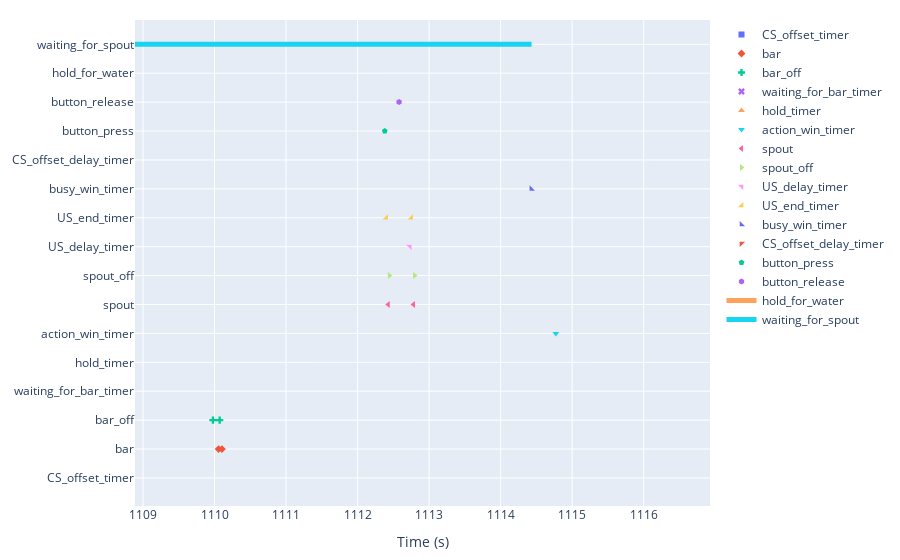

Here is the notebook cell this chart was saved with:
### Markdown cell above
# Event plots

### Code cell
# state_def = [{'name': 'hold_for_water', 
#                   'onset': 'hold_for_water', 'offset': 'waiting_for_spout'},
#             {'name': 'waiting_for_spout', 
#                  'onset': 'waiting_for_spout', 'offset': 'busy_win'},
#             {'name': 'busy_win', 
#                  'onset': 'busy_win', 'offset': 'break_after_water'},
#             {'name': 'break_after_water', 
#                  'onset': 'break_after_water',    'offset': 'waiting_for_bar'},
#             {'name': 'break_after_no_water', 
#                  'onset': 'break_after_no_water', 'offset': 'waiting_for_bar'}]

state_def = [
            {'name': 'hold_for_water', 
                 'onset': 'hold_for_water', 'offset': 'waiting_for_spout'},
            {'name': 'waiting_for_spout', 
                 'onset': 'waiting_for_spout', 'offset': 'break_after_trial'}]

df2plot = df_events[~df_events.event_name.str.contains('Print@') ]# remove all print statement

keys = df2plot.event_name.unique()
keys = keys[keys!='state_change']

plot_session(df2plot, keys, state_def)

### Figure 1 — Plotly figure (JSON) as saved in the notebook; plotly's stock layout.template omitted (floating-point values rounded to 4 significant figures; data arrays with more than 128 entries replaced by an {"elided": "..."} marker saying what was removed)
{"data": [{"marker": {"symbol": "square"}, "mode": "markers", "name": "CS_offset_timer", "type": "scatter", "x": [2], "y": ["CS_offset_timer"]}, {"marker": {"symbol": "diamond"}, "mode": "markers", "name": "bar", "type": "scatter", "x": {"elided": "403 float values"}, "y": {"elided": "403 str values"}}, {"marker": {"symbol": "cross"}, "mode": "markers", "name": "bar_off", "type": "scatter", "x": {"elided": "402 float values"}, "y": {"elided": "402 str values"}}, {"marker": {"symbol": "x"}, "mode": "markers", "name": "waiting_for_bar_timer", "type": "scatter", "x": {"elided": "158 float values"}, "y": {"elided": "158 str values"}}, {"marker": {"symbol": "triangle-up"}, "mode": "markers", "name": "hold_timer", "type": "scatter", "x": [24.13, 43.92, 59.48, 77.63, 94.71, 107.1, 449.1, 464.1, 482.5, 509.7, 540.2, 560.4, 648.8, 665.9, 683.3, 699.8, 714.9, 727.0, 740.3, 752.5, 768.1, 774.9, 788.9, 806.2, 818.7, 823.7, 837.3, 856.7, 874.2, 891.7, 906.5, 924.7, 941.8, 958.8, 976.5, 993.1, 1009.0, 1025.0, 1044.0, 1059.0, 1075.0, 1092.0, 1109.0, 1126.0, 1144.0, 1162.0, 1174.0, 1190.0, 1213.0, 1240.0, 1254.0, 1270.0, 1284.0, 1300.0, 1335.0, 1340.0, 1355.0, 1369.0, 1384.0, 1404.0, 1422.0, 1438.0, 1453.0, 1468.0, 1486.0, 1505.0, 1521.0, 1538.0, 1552.0, 1570.0, 1588.0, 1604.0, 1622.0, 1638.0, 1653.0, 1664.0, 1678.0, 1695.0, 1712.0, 1729.0, 1746.0, 1762.0, 1777.0, 1795.0, 1809.0, 1826.0, 1831.0, 1849.0, 1865.0, 1881.0, 1897.0, 1912.0, 1927.0, 1943.0, 1958.0, 1974.0, 1989.0, 2006.0, 2022.0, 2036.0, 2052.0], "y": ["hold_timer", "hold_timer", "hold_timer", "hold_timer", "hold_timer", "hold_timer", "hold_timer", "hold_timer", "hold_timer", "hold_timer", "hold_timer", "hold_timer", "hold_timer", "hold_timer", "hold_timer", "hold_timer", "hold_timer", "hold_timer", "hold_timer", "hold_timer", "hold_timer", "hold_timer", "hold_timer", "hold_timer", "hold_timer", "hold_timer", "hold_timer", "hold_timer", "hold_timer", "hold_timer", "hold_timer", "hold_timer", "hold_timer", "hold_timer", "hold_timer", "hold_timer", "hold_timer", "hold_timer", "hold_timer", "hold_timer", "hold_timer", "hold_timer", "hold_timer", "hold_timer", "hold_timer", "hold_timer", "hold_timer", "hold_timer", "hold_timer", "hold_timer", "hold_timer", "hold_timer", "hold_timer", "hold_timer", "hold_timer", "hold_timer", "hold_timer", "hold_timer", "hold_timer", "hold_timer", "hold_timer", "hold_timer", "hold_timer", "hold_timer", "hold_timer", "hold_timer", "hold_timer", "hold_timer", "hold_timer", "hold_timer", "hold_timer", "hold_timer", "hold_timer", "hold_timer", "hold_timer", "hold_timer", "hold_timer", "hold_timer", "hold_timer", "hold_timer", "hold_timer", "hold_timer", "hold_timer", "hold_timer", "hold_timer", "hold_timer", "hold_timer", "hold_timer", "hold_timer", "hold_timer", "hold_timer", "hold_timer", "hold_timer", "hold_timer", "hold_timer", "hold_timer", "hold_timer", "hold_timer", "hold_timer", "hold_timer", "hold_timer"]}, {"marker": {"symbol": "triangle-down"}, "mode": "markers", "name": "action_win_timer", "type": "scatter", "x": [30.13, 49.92, 65.47, 83.63, 100.7, 455.1, 470.1, 488.5, 515.7, 546.2, 654.8, 671.9, 689.3, 705.8, 720.9, 733.0, 746.3, 758.5, 780.9, 794.9, 812.2, 829.7, 843.3, 862.7, 880.2, 897.7, 912.5, 930.7, 947.8, 964.8, 982.5, 999.1, 1015.0, 1031.0, 1050.0, 1065.0, 1081.0, 1098.0, 1115.0, 1132.0, 1150.0, 1168.0, 1180.0, 1196.0, 1219.0, 1246.0, 1276.0, 1290.0, 1306.0, 1346.0, 1361.0, 1375.0, 1390.0, 1410.0, 1428.0, 1444.0, 1459.0, 1474.0, 1492.0, 1511.0, 1527.0, 1544.0, 1558.0, 1576.0, 1594.0, 1610.0, 1628.0, 1644.0, 1659.0, 1670.0, 1684.0, 1701.0, 1718.0, 1735.0, 1752.0, 1768.0, 1783.0, 1801.0, 1815.0, 1837.0, 1855.0, 1871.0, 1887.0, 1903.0, 1918.0, 1933.0, 1949.0, 1964.0, 1980.0, 1995.0, 2012.0, 2028.0, 2042.0, 2058.0], "y": ["action_win_timer", "action_win_timer", "action_win_timer", "action_win_timer", "action_win_timer", "action_win_timer", "action_win_timer", "action_win_timer", "action_win_timer", "action_win_timer", "action_win_timer", "action_win_timer", "action_win_timer", "action_win_timer", "action_win_timer", "action_win_timer", "action_win_timer", "action_win_timer", "action_win_timer", "action_win_timer", "action_win_timer", "action_win_timer", "action_win_timer", "action_win_timer", "action_win_timer", "action_win_timer", "action_win_timer", "action_win_timer", "action_win_timer", "action_win_timer", "action_win_timer", "action_win_timer", "action_win_timer", "action_win_timer", "action_win_timer", "action_win_timer", "action_win_timer", "action_win_timer", "action_win_timer", "action_win_timer", "action_win_timer", "action_win_timer", "action_win_timer", "action_win_timer", "action_win_timer", "action_win_timer", "action_win_timer", "action_win_timer", "action_win_timer", "action_win_timer", "action_win_timer", "action_win_timer", "action_win_timer", "action_win_timer", "action_win_timer", "action_win_timer", "action_win_timer", "action_win_timer", "action_win_timer", "action_win_timer", "action_win_timer", "action_win_timer", "action_win_timer", "action_win_timer", "action_win_timer", "action_win_timer", "action_win_timer", "action_win_timer", "action_win_timer", "action_win_timer", "action_win_timer", "action_win_timer", "action_win_timer", "action_win_timer", "action_win_timer", "action_win_timer", "action_win_timer", "action_win_timer", "action_win_timer", "action_win_timer", "action_win_timer", "action_win_timer", "action_win_timer", "action_win_timer", "action_win_timer", "action_win_timer", "action_win_timer", "action_win_timer", "action_win_timer", "action_win_timer", "action_win_timer", "action_win_timer", "action_win_timer", "action_win_timer"]}, {"marker": {"symbol": "triangle-left"}, "mode": "markers", "name": "spout", "type": "scatter", "x": {"elided": "390 float values"}, "y": {"elided": "390 str values"}}, {"marker": {"symbol": "triangle-right"}, "mode": "markers", "name": "spout_off", "type": "scatter", "x": {"elided": "391 float values"}, "y": {"elided": "391 str values"}}, {"marker": {"symbol": "triangle-ne"}, "mode": "markers", "name": "US_delay_timer", "type": "scatter", "x": [78.01, 79.07, 95.86, 96.28, 96.8, 108.1, 108.6, 108.9, 484.3, 484.4, 484.8, 514.0, 514.2, 717.0, 717.2, 730.9, 730.9, 740.8, 740.8, 777.4, 778.1, 808.1, 826.5, 858.7, 895.1, 926.4, 946.4, 1031.0, 1113.0, 1164.0, 1164.0, 1192.0, 1192.0, 1216.0, 1216.0, 1243.0, 1244.0, 1273.0, 1287.0, 1287.0, 1300.0, 1301.0, 1358.0, 1359.0, 1474.0, 1475.0, 1475.0, 1540.0, 1541.0, 1541.0, 1654.0, 1655.0, 1655.0, 1702.0, 1702.0, 1799.0, 1800.0, 1814.0, 1868.0, 1869.0, 1869.0, 1915.0, 2026.0, 2026.0, 2026.0], "y": ["US_delay_timer", "US_delay_timer", "US_delay_timer", "US_delay_timer", "US_delay_timer", "US_delay_timer", "US_delay_timer", "US_delay_timer", "US_delay_timer", "US_delay_timer", "US_delay_timer", "US_delay_timer", "US_delay_timer", "US_delay_timer", "US_delay_timer", "US_delay_timer", "US_delay_timer", "US_delay_timer", "US_delay_timer", "US_delay_timer", "US_delay_timer", "US_delay_timer", "US_delay_timer", "US_delay_timer", "US_delay_timer", "US_delay_timer", "US_delay_timer", "US_delay_timer", "US_delay_timer", "US_delay_timer", "US_delay_timer", "US_delay_timer", "US_delay_timer", "US_delay_timer", "US_delay_timer", "US_delay_timer", "US_delay_timer", "US_delay_timer", "US_delay_timer", "US_delay_timer", "US_delay_timer", "US_delay_timer", "US_delay_timer", "US_delay_timer", "US_delay_timer", "US_delay_timer", "US_delay_timer", "US_delay_timer", "US_delay_timer", "US_delay_timer", "US_delay_timer", "US_delay_timer", "US_delay_timer", "US_delay_timer", "US_delay_timer", "US_delay_timer", "US_delay_timer", "US_delay_timer", "US_delay_timer", "US_delay_timer", "US_delay_timer", "US_delay_timer", "US_delay_timer", "US_delay_timer", "US_delay_timer"]}, {"marker": {"symbol": "triangle-se"}, "mode": "markers", "name": "US_end_timer", "type": "scatter", "x": [78.03, 79.08, 95.88, 96.3, 96.82, 108.1, 108.6, 108.9, 473.6, 484.4, 484.4, 484.8, 514.0, 514.2, 705.7, 716.9, 717.0, 717.2, 730.9, 730.9, 740.8, 740.8, 777.4, 778.1, 808.1, 826.5, 858.8, 894.7, 895.1, 926.4, 946.4, 1031.0, 1112.0, 1113.0, 1164.0, 1164.0, 1192.0, 1192.0, 1216.0, 1216.0, 1243.0, 1244.0, 1273.0, 1287.0, 1287.0, 1300.0, 1301.0, 1358.0, 1359.0, 1376.0, 1474.0, 1475.0, 1475.0, 1540.0, 1541.0, 1541.0, 1654.0, 1655.0, 1655.0, 1667.0, 1701.0, 1702.0, 1702.0, 1799.0, 1800.0, 1814.0, 1868.0, 1869.0, 1869.0, 1916.0, 2026.0, 2026.0, 2026.0], "y": ["US_end_timer", "US_end_timer", "US_end_timer", "US_end_timer", "US_end_timer", "US_end_timer", "US_end_timer", "US_end_timer", "US_end_timer", "US_end_timer", "US_end_timer", "US_end_timer", "US_end_timer", "US_end_timer", "US_end_timer", "US_end_timer", "US_end_timer", "US_end_timer", "US_end_timer", "US_end_timer", "US_end_timer", "US_end_timer", "US_end_timer", "US_end_timer", "US_end_timer", "US_end_timer", "US_end_timer", "US_end_timer", "US_end_timer", "US_end_timer", "US_end_timer", "US_end_timer", "US_end_timer", "US_end_timer", "US_end_timer", "US_end_timer", "US_end_timer", "US_end_timer", "US_end_timer", "US_end_timer", "US_end_timer", "US_end_timer", "US_end_timer", "US_end_timer", "US_end_timer", "US_end_timer", "US_end_timer", "US_end_timer", "US_end_timer", "US_end_timer", "US_end_timer", "US_end_timer", "US_end_timer", "US_end_timer", "US_end_timer", "US_end_timer", "US_end_timer", "US_end_timer", "US_end_timer", "US_end_timer", "US_end_timer", "US_end_timer", "US_end_timer", "US_end_timer", "US_end_timer", "US_end_timer", "US_end_timer", "US_end_timer", "US_end_timer", "US_end_timer", "US_end_timer", "US_end_timer", "US_end_timer"]}, {"marker": {"symbol": "triangle-sw"}, "mode": "markers", "name": "busy_win_timer", "type": "scatter", "x": [79.81, 809.8, 828.2, 860.4, 896.8, 928.1, 948.1, 1032.0, 1114.0, 1245.0, 1274.0, 1541.0, 1655.0, 1703.0, 1800.0, 1816.0, 1917.0], "y": ["busy_win_timer", "busy_win_timer", "busy_win_timer", "busy_win_timer", "busy_win_timer", "busy_win_timer", "busy_win_timer", "busy_win_timer", "busy_win_timer", "busy_win_timer", "busy_win_timer", "busy_win_timer", "busy_win_timer", "busy_win_timer", "busy_win_timer", "busy_win_timer", "busy_win_timer"]}, {"marker": {"symbol": "triangle-nw"}, "mode": "markers", "name": "CS_offset_delay_timer", "type": "scatter", "x": [97.3, 109.4, 485.3, 514.7, 717.7, 731.4, 741.3, 778.6, 1165.0, 1193.0, 1216.0, 1288.0, 1301.0, 1359.0, 1476.0, 1870.0, 2026.0], "y": ["CS_offset_delay_timer", "CS_offset_delay_timer", "CS_offset_delay_timer", "CS_offset_delay_timer", "CS_offset_delay_timer", "CS_offset_delay_timer", "CS_offset_delay_timer", "CS_offset_delay_timer", "CS_offset_delay_timer", "CS_offset_delay_timer", "CS_offset_delay_timer", "CS_offset_delay_timer", "CS_offset_delay_timer", "CS_offset_delay_timer", "CS_offset_delay_timer", "CS_offset_delay_timer", "CS_offset_delay_timer"]}, {"marker": {"symbol": "pentagon"}, "mode": "markers", "name": "button_press", "type": "scatter", "x": [473.6, 705.7, 716.8, 894.6, 1112.0, 1376.0, 1667.0, 1701.0], "y": ["button_press", "button_press", "button_press", "button_press", "button_press", "button_press", "button_press", "button_press"]}, {"marker": {"symbol": "hexagon"}, "mode": "markers", "name": "button_release", "type": "scatter", "x": [473.8, 705.9, 717.1, 894.9, 1113.0, 1376.0, 1667.0, 1701.0], "y": ["button_release", "button_release", "button_release", "button_release", "button_release", "button_release", "button_release", "button_release"]}, {"line": {"width": 5}, "mode": "lines", "name": "hold_for_water", "type": "scatter", "x": {"elided": "285 float values"}, "y": {"elided": "285 str values"}}, {"line": {"width": 5}, "mode": "lines", "name": "waiting_for_spout", "type": "scatter", "x": {"elided": "285 float values"}, "y": {"elided": "285 str values"}}], "layout": {"autosize": true, "dragmode": "pan", "margin": {"b": 20, "l": 20, "r": 20, "t": 20}, "xaxis": {"autorange": false, "range": [1109.0, 1117.0], "title": {"text": "Time (s)"}, "type": "linear"}, "yaxis": {"autorange": true, "fixedrange": true, "range": [-1.066, 15.85], "type": "category"}}}
